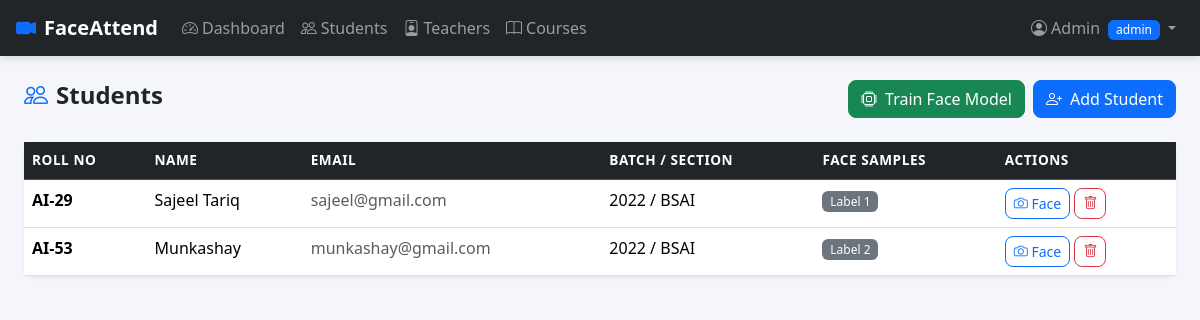
/admin/students (signed in), run on the app's committed database.
### app/models.py (models this page shows)
class User(Base):
    __tablename__ = "users"
    id = Column(Integer, primary_key=True, index=True)
    name = Column(String, nullable=False)
    email = Column(String, unique=True, index=True, nullable=False)
    password_hash = Column(String, nullable=False)
    role = Column(String, default="student")  # admin / teacher / student
    student = relationship("Student", back_populates="user", uselist=False)
    teacher = relationship("Teacher", back_populates="user", uselist=False)

class Student(Base):
    __tablename__ = "students"
    id = Column(Integer, primary_key=True)
    user_id = Column(Integer, ForeignKey("users.id"), unique=True)
    roll_no = Column(String, unique=True)
    batch = Column(String)
    section = Column(String)
    face_label = Column(Integer, unique=True, nullable=True)  # LBPH numeric label
    user = relationship("User", back_populates="student")
    enrollments = relationship("Enrollment", back_populates="student")
    attendances = relationship("Attendance", back_populates="student")

### app/routers/admin.py (the view)
@router.get("/students", response_class=HTMLResponse)
def students_list(request: Request, db: Session = Depends(get_db)):
    admin = get_admin(request, db)
    if not admin:
        return RedirectResponse("/login", 302)
    students = db.query(models.Student).join(models.User).all()
    courses = db.query(models.Course).all()
    return templates.TemplateResponse("admin/students.html", {
        "request": request, "user": admin, "students": students, "courses": courses
    })

### templates/admin/students.html (shortened to what this page needs)
{% extends "base.html" %}
{% block content %}
<div class="d-flex justify-content-between align-items-center mb-4">
  <h4 class="fw-bold"><i class="bi bi-people me-2 text-primary"></i>Students</h4>
  <div class="d-flex gap-2">
    <form method="post" action="/admin/train-model">
      <button class="btn btn-success"><i class="bi bi-cpu me-2"></i>Train Face Model</button>
    </form>
    <a href="/admin/students/add" class="btn btn-primary"><i class="bi bi-person-plus me-2"></i>Add Student</a>
  </div>
</div>
<div class="card border-0 shadow-sm">
  <div class="card-body p-0">
    <table class="table table-hover mb-0">
      <thead class="table-dark">
        <tr>
          <th>Roll No</th>
          <th>Name</th>
          <th>Email</th>
          <th>Batch / Section</th>
          <th>Face Samples</th>
          <th>Actions</th>
        </tr>
      </thead>
      <tbody>
        {% for s in students %}
        <tr>
          <td class="fw-semibold">{{ s.roll_no }}</td>
          <td>{{ s.user.name }}</td>
          <td class="text-muted">{{ s.user.email }}</td>
          <td>{{ s.batch }} / {{ s.section }}</td>
          <td>
            {% set count = s.face_label %}
            <span class="badge bg-secondary">Label {{ s.face_label }}</span>
          </td>
          <td>
            <a href="/admin/students/{{ s.id }}/face" class="btn btn-sm btn-outline-primary">
              <i class="bi bi-camera"></i> Face
            </a>
            <form method="post" action="/admin/students/{{ s.id }}/delete" class="d-inline"
                  onsubmit="return confirm('Delete {{ s.user.name }}?')">
              <button class="btn btn-sm btn-outline-danger"><i class="bi bi-trash"></i></button>
            </form>
          </td>
        </tr>
        {% else %}
        <tr><td colspan="6" class="text-center text-muted py-4">No students yet. <a href="/admin/students/add">Add one</a></td></tr>
        {% endfor %}
      </tbody>
    </table>
  </div>
</div>
{% endblock %}

### templates/base.html (shortened to what this page needs)
<!DOCTYPE html>
<html lang="en">
<head>
  <link href="https://cdn.jsdelivr.net/npm/bootstrap@5.3.3/dist/css/bootstrap.min.css" rel="stylesheet" />
  <link href="https://cdn.jsdelivr.net/npm/bootstrap-icons@1.11.3/font/bootstrap-icons.min.css" rel="stylesheet" />
  <link href="/static/css/style.css" rel="stylesheet" />
</head>
<body>
{% if user %}
<nav class="navbar navbar-expand-lg navbar-dark bg-dark px-3">
  <a class="navbar-brand fw-bold" href="#">
    <i class="bi bi-camera-video-fill me-2 text-primary"></i>FaceAttend
  </a>
  <div class="collapse navbar-collapse">
    <ul class="navbar-nav me-auto">
      {% if user.role == 'admin' %}
        <li class="nav-item"><a class="nav-link" href="/admin/dashboard"><i class="bi bi-speedometer2 me-1"></i>Dashboard</a></li>
        <li class="nav-item"><a class="nav-link" href="/admin/students"><i class="bi bi-people me-1"></i>Students</a></li>
        <li class="nav-item"><a class="nav-link" href="/admin/teachers"><i class="bi bi-person-badge me-1"></i>Teachers</a></li>
        <li class="nav-item"><a class="nav-link" href="/admin/courses"><i class="bi bi-book me-1"></i>Courses</a></li>
      {% elif user.role == 'teacher' %}
        <li class="nav-item"><a class="nav-link" href="/teacher/dashboard"><i class="bi bi-speedometer2 me-1"></i>Dashboard</a></li>
      {% elif user.role == 'student' %}
        <li class="nav-item"><a class="nav-link" href="/student/dashboard"><i class="bi bi-calendar-check me-1"></i>My Attendance</a></li>
      {% endif %}
    </ul>
    <ul class="navbar-nav">
      <li class="nav-item dropdown">
        <a class="nav-link dropdown-toggle" href="#" data-bs-toggle="dropdown">
          <i class="bi bi-person-circle me-1"></i>{{ user.name }}
          <span class="badge bg-primary ms-1">{{ user.role }}</span>
        </a>
      </li>
    </ul>
  </div>
</nav>
{% endif %}
<div class="container-fluid py-4 px-4">
  {% block content %}{% endblock %}
</div>
</body>
</html>

### static/css/style.css (style rules this page uses)
body { background-color: #f4f6fb; font-family: 'Segoe UI', sans-serif; }
.navbar { box-shadow: 0 2px 8px rgba(0,0,0,0.15); }
.card { border-radius: 12px; transition: box-shadow 0.2s; }
.table th { font-weight: 600; font-size: 0.85rem; text-transform: uppercase; letter-spacing: 0.04em; }
.badge { font-weight: 500; }
.btn { border-radius: 8px; }

### data on the page
User: name "Admin", role "admin"
Student: roll_no "AI-29", user.name "Sajeel Tariq", user.email "sajeel@gmail.com", batch "2022", section "BSAI", face_label "1"
Student: roll_no "AI-53", user.name "Munkashay", user.email "munkashay@gmail.com", batch "2022", section "BSAI", face_label "2"
